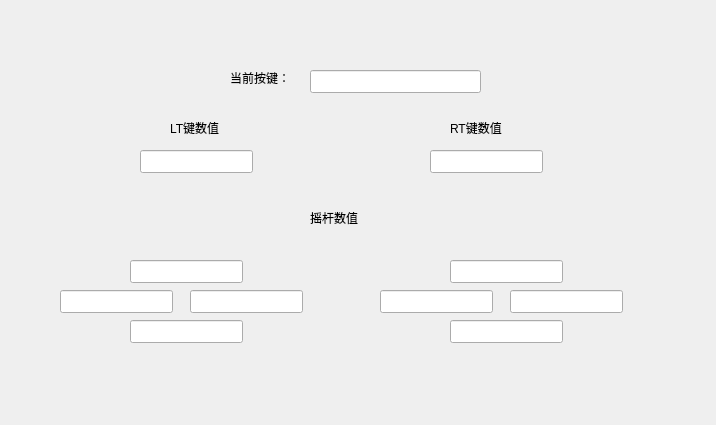
<?xml version="1.0" encoding="UTF-8"?>
<ui version="4.0">
 <class>Widget</class>
 <widget class="QWidget" name="Widget">
  <property name="geometry">
   <rect>
    <x>0</x>
    <y>0</y>
    <width>716</width>
    <height>425</height>
   </rect>
  </property>
  <property name="windowTitle">
   <string>Widget</string>
  </property>
  <widget class="QLabel" name="label">
   <property name="geometry">
    <rect>
     <x>230</x>
     <y>70</y>
     <width>72</width>
     <height>15</height>
    </rect>
   </property>
   <property name="text">
    <string>当前按键：</string>
   </property>
  </widget>
  <widget class="QLineEdit" name="leCurrentBtnName">
   <property name="geometry">
    <rect>
     <x>310</x>
     <y>70</y>
     <width>171</width>
     <height>23</height>
    </rect>
   </property>
  </widget>
  <widget class="QLineEdit" name="leLeftY1">
   <property name="geometry">
    <rect>
     <x>130</x>
     <y>260</y>
     <width>113</width>
     <height>23</height>
    </rect>
   </property>
  </widget>
  <widget class="QLineEdit" name="leLeftX1">
   <property name="geometry">
    <rect>
     <x>60</x>
     <y>290</y>
     <width>113</width>
     <height>23</height>
    </rect>
   </property>
  </widget>
  <widget class="QLineEdit" name="leLeftX2">
   <property name="geometry">
    <rect>
     <x>190</x>
     <y>290</y>
     <width>113</width>
     <height>23</height>
    </rect>
   </property>
  </widget>
  <widget class="QLineEdit" name="leLeftY2">
   <property name="geometry">
    <rect>
     <x>130</x>
     <y>320</y>
     <width>113</width>
     <height>23</height>
    </rect>
   </property>
  </widget>
  <widget class="QLineEdit" name="leRightY2">
   <property name="geometry">
    <rect>
     <x>450</x>
     <y>320</y>
     <width>113</width>
     <height>23</height>
    </rect>
   </property>
  </widget>
  <widget class="QLineEdit" name="leRightY1">
   <property name="geometry">
    <rect>
     <x>450</x>
     <y>260</y>
     <width>113</width>
     <height>23</height>
    </rect>
   </property>
  </widget>
  <widget class="QLineEdit" name="leRightX2">
   <property name="geometry">
    <rect>
     <x>510</x>
     <y>290</y>
     <width>113</width>
     <height>23</height>
    </rect>
   </property>
  </widget>
  <widget class="QLineEdit" name="leRightX1">
   <property name="geometry">
    <rect>
     <x>380</x>
     <y>290</y>
     <width>113</width>
     <height>23</height>
    </rect>
   </property>
  </widget>
  <widget class="QLabel" name="label_2">
   <property name="geometry">
    <rect>
     <x>310</x>
     <y>210</y>
     <width>72</width>
     <height>15</height>
    </rect>
   </property>
   <property name="text">
    <string>摇杆数值</string>
   </property>
  </widget>
  <widget class="QLabel" name="label_3">
   <property name="geometry">
    <rect>
     <x>170</x>
     <y>120</y>
     <width>72</width>
     <height>15</height>
    </rect>
   </property>
   <property name="text">
    <string>LT键数值</string>
   </property>
  </widget>
  <widget class="QLabel" name="label_4">
   <property name="geometry">
    <rect>
     <x>450</x>
     <y>120</y>
     <width>72</width>
     <height>15</height>
    </rect>
   </property>
   <property name="text">
    <string>RT键数值</string>
   </property>
  </widget>
  <widget class="QLineEdit" name="leLt">
   <property name="geometry">
    <rect>
     <x>140</x>
     <y>150</y>
     <width>113</width>
     <height>23</height>
    </rect>
   </property>
  </widget>
  <widget class="QLineEdit" name="leRt">
   <property name="geometry">
    <rect>
     <x>430</x>
     <y>150</y>
     <width>113</width>
     <height>23</height>
    </rect>
   </property>
  </widget>
 </widget>
 <layoutdefault spacing="6" margin="11"/>
 <resources/>
 <connections/>
</ui>
